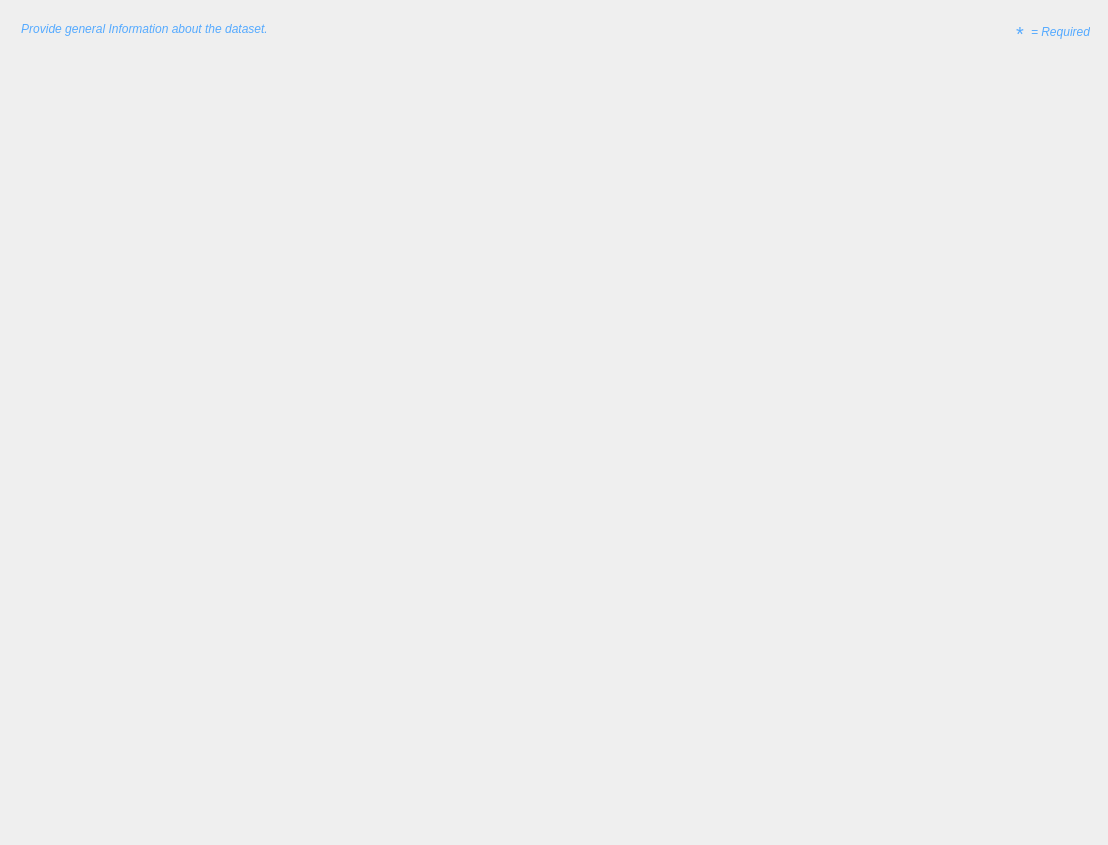
<?xml version="1.0" encoding="UTF-8"?>
<ui version="4.0">
 <class>fgdc_idinfo</class>
 <widget class="QWidget" name="fgdc_idinfo">
  <property name="geometry">
   <rect>
    <x>0</x>
    <y>0</y>
    <width>1108</width>
    <height>845</height>
   </rect>
  </property>
  <property name="windowTitle">
   <string>Form</string>
  </property>
  <layout class="QVBoxLayout" name="verticalLayout_9">
   <item>
    <widget class="QWidget" name="widget" native="true">
     <property name="sizePolicy">
      <sizepolicy hsizetype="Preferred" vsizetype="Fixed">
       <horstretch>0</horstretch>
       <verstretch>0</verstretch>
      </sizepolicy>
     </property>
     <property name="minimumSize">
      <size>
       <width>0</width>
       <height>25</height>
      </size>
     </property>
     <layout class="QHBoxLayout" name="horizontalLayout">
      <property name="leftMargin">
       <number>10</number>
      </property>
      <property name="topMargin">
       <number>2</number>
      </property>
      <property name="rightMargin">
       <number>2</number>
      </property>
      <property name="bottomMargin">
       <number>2</number>
      </property>
      <item>
       <widget class="QLabel" name="label_5">
        <property name="sizePolicy">
         <sizepolicy hsizetype="Fixed" vsizetype="Minimum">
          <horstretch>0</horstretch>
          <verstretch>0</verstretch>
         </sizepolicy>
        </property>
        <property name="minimumSize">
         <size>
          <width>15</width>
          <height>0</height>
         </size>
        </property>
        <property name="maximumSize">
         <size>
          <width>16777215</width>
          <height>20</height>
         </size>
        </property>
        <property name="font">
         <font>
          <family>Arial</family>
          <pointsize>9</pointsize>
          <weight>50</weight>
          <italic>false</italic>
          <bold>false</bold>
         </font>
        </property>
        <property name="toolTip">
         <string>Required</string>
        </property>
        <property name="text">
         <string>&lt;html&gt;&lt;head/&gt;&lt;body&gt;&lt;p&gt;&lt;span style=&quot; font-size:9pt; font-style:italic; color:#55aaff;&quot;&gt;Provide general Information about the dataset.&lt;/span&gt;&lt;/p&gt;&lt;/body&gt;&lt;/html&gt;</string>
        </property>
        <property name="textFormat">
         <enum>Qt::RichText</enum>
        </property>
        <property name="scaledContents">
         <bool>false</bool>
        </property>
        <property name="alignment">
         <set>Qt::AlignHCenter|Qt::AlignTop</set>
        </property>
        <property name="margin">
         <number>0</number>
        </property>
        <property name="indent">
         <number>0</number>
        </property>
       </widget>
      </item>
      <item>
       <spacer name="horizontalSpacer">
        <property name="orientation">
         <enum>Qt::Horizontal</enum>
        </property>
        <property name="sizeType">
         <enum>QSizePolicy::MinimumExpanding</enum>
        </property>
        <property name="sizeHint" stdset="0">
         <size>
          <width>321</width>
          <height>20</height>
         </size>
        </property>
       </spacer>
      </item>
      <item>
       <widget class="QWidget" name="widget" native="true">
        <property name="sizePolicy">
         <sizepolicy hsizetype="Fixed" vsizetype="Preferred">
          <horstretch>0</horstretch>
          <verstretch>0</verstretch>
         </sizepolicy>
        </property>
        <layout class="QHBoxLayout" name="horizontalLayout_3">
         <property name="spacing">
          <number>0</number>
         </property>
         <property name="leftMargin">
          <number>5</number>
         </property>
         <property name="rightMargin">
          <number>5</number>
         </property>
         <item>
          <widget class="QLabel" name="label_4">
           <property name="sizePolicy">
            <sizepolicy hsizetype="Fixed" vsizetype="Minimum">
             <horstretch>0</horstretch>
             <verstretch>0</verstretch>
            </sizepolicy>
           </property>
           <property name="minimumSize">
            <size>
             <width>15</width>
             <height>0</height>
            </size>
           </property>
           <property name="maximumSize">
            <size>
             <width>16777215</width>
             <height>20</height>
            </size>
           </property>
           <property name="font">
            <font>
             <family>Arial</family>
             <pointsize>9</pointsize>
             <weight>50</weight>
             <italic>false</italic>
             <bold>false</bold>
            </font>
           </property>
           <property name="toolTip">
            <string>Required</string>
           </property>
           <property name="text">
            <string>&lt;html&gt;&lt;head/&gt;&lt;body&gt;&lt;p&gt;&lt;span style=&quot; font-size:15pt; color:#55aaff;&quot;&gt;*&lt;/span&gt;&lt;/p&gt;&lt;/body&gt;&lt;/html&gt;</string>
           </property>
           <property name="textFormat">
            <enum>Qt::RichText</enum>
           </property>
           <property name="scaledContents">
            <bool>true</bool>
           </property>
           <property name="alignment">
            <set>Qt::AlignBottom|Qt::AlignLeading|Qt::AlignLeft</set>
           </property>
           <property name="margin">
            <number>0</number>
           </property>
           <property name="indent">
            <number>0</number>
           </property>
          </widget>
         </item>
         <item>
          <widget class="QLabel" name="label_3">
           <property name="sizePolicy">
            <sizepolicy hsizetype="Fixed" vsizetype="Minimum">
             <horstretch>0</horstretch>
             <verstretch>0</verstretch>
            </sizepolicy>
           </property>
           <property name="maximumSize">
            <size>
             <width>16777215</width>
             <height>20</height>
            </size>
           </property>
           <property name="font">
            <font>
             <family>Arial</family>
             <pointsize>9</pointsize>
             <weight>50</weight>
             <italic>false</italic>
             <bold>false</bold>
            </font>
           </property>
           <property name="toolTip">
            <string>Required</string>
           </property>
           <property name="text">
            <string>&lt;html&gt;&lt;head/&gt;&lt;body&gt;&lt;p&gt;&lt;span style=&quot; font-size:9pt; font-style:italic; color:#55aaff;&quot;&gt;= Required&lt;/span&gt;&lt;/p&gt;&lt;/body&gt;&lt;/html&gt;</string>
           </property>
           <property name="textFormat">
            <enum>Qt::RichText</enum>
           </property>
           <property name="scaledContents">
            <bool>false</bool>
           </property>
           <property name="alignment">
            <set>Qt::AlignLeading|Qt::AlignLeft|Qt::AlignVCenter</set>
           </property>
           <property name="margin">
            <number>0</number>
           </property>
           <property name="indent">
            <number>0</number>
           </property>
          </widget>
         </item>
        </layout>
       </widget>
      </item>
     </layout>
    </widget>
   </item>
   <item>
    <layout class="QVBoxLayout" name="verticalLayout">
     <property name="spacing">
      <number>3</number>
     </property>
     <item>
      <layout class="QHBoxLayout" name="horizontalLayout_2">
       <property name="spacing">
        <number>0</number>
       </property>
       <property name="leftMargin">
        <number>0</number>
       </property>
       <item>
        <widget class="QScrollArea" name="idinfo_scroll_area">
         <property name="sizePolicy">
          <sizepolicy hsizetype="Expanding" vsizetype="Preferred">
           <horstretch>0</horstretch>
           <verstretch>0</verstretch>
          </sizepolicy>
         </property>
         <property name="frameShape">
          <enum>QFrame::NoFrame</enum>
         </property>
         <property name="frameShadow">
          <enum>QFrame::Plain</enum>
         </property>
         <property name="widgetResizable">
          <bool>true</bool>
         </property>
         <widget class="QWidget" name="idinfo_main_widget">
          <property name="geometry">
           <rect>
            <x>0</x>
            <y>0</y>
            <width>1086</width>
            <height>792</height>
           </rect>
          </property>
          <layout class="QVBoxLayout" name="verticalLayout_3">
           <property name="spacing">
            <number>3</number>
           </property>
           <property name="leftMargin">
            <number>0</number>
           </property>
           <property name="topMargin">
            <number>0</number>
           </property>
           <property name="rightMargin">
            <number>0</number>
           </property>
           <property name="bottomMargin">
            <number>0</number>
           </property>
           <item>
            <layout class="QVBoxLayout" name="verticalLayout_2">
             <item>
              <widget class="QWidget" name="fgdc_citation" native="true">
               <property name="sizePolicy">
                <sizepolicy hsizetype="Preferred" vsizetype="Preferred">
                 <horstretch>0</horstretch>
                 <verstretch>0</verstretch>
                </sizepolicy>
               </property>
               <layout class="QVBoxLayout" name="verticalLayout_6">
                <property name="leftMargin">
                 <number>3</number>
                </property>
                <property name="topMargin">
                 <number>3</number>
                </property>
                <property name="rightMargin">
                 <number>3</number>
                </property>
                <property name="bottomMargin">
                 <number>3</number>
                </property>
                <item>
                 <spacer name="verticalSpacer_3">
                  <property name="orientation">
                   <enum>Qt::Vertical</enum>
                  </property>
                  <property name="sizeType">
                   <enum>QSizePolicy::Minimum</enum>
                  </property>
                  <property name="sizeHint" stdset="0">
                   <size>
                    <width>20</width>
                    <height>0</height>
                   </size>
                  </property>
                 </spacer>
                </item>
               </layout>
              </widget>
             </item>
             <item>
              <widget class="QWidget" name="two_column" native="true">
               <property name="sizePolicy">
                <sizepolicy hsizetype="Preferred" vsizetype="Expanding">
                 <horstretch>0</horstretch>
                 <verstretch>0</verstretch>
                </sizepolicy>
               </property>
               <layout class="QHBoxLayout" name="horizontalLayout_4">
                <property name="spacing">
                 <number>3</number>
                </property>
                <property name="leftMargin">
                 <number>0</number>
                </property>
                <property name="topMargin">
                 <number>0</number>
                </property>
                <property name="rightMargin">
                 <number>0</number>
                </property>
                <property name="bottomMargin">
                 <number>0</number>
                </property>
                <item>
                 <widget class="QWidget" name="two_column_left" native="true">
                  <property name="sizePolicy">
                   <sizepolicy hsizetype="Preferred" vsizetype="Expanding">
                    <horstretch>0</horstretch>
                    <verstretch>0</verstretch>
                   </sizepolicy>
                  </property>
                  <layout class="QVBoxLayout" name="verticalLayout_5">
                   <property name="leftMargin">
                    <number>0</number>
                   </property>
                   <property name="topMargin">
                    <number>3</number>
                   </property>
                   <property name="rightMargin">
                    <number>3</number>
                   </property>
                   <property name="bottomMargin">
                    <number>3</number>
                   </property>
                   <item>
                    <spacer name="verticalSpacer">
                     <property name="orientation">
                      <enum>Qt::Vertical</enum>
                     </property>
                     <property name="sizeType">
                      <enum>QSizePolicy::Expanding</enum>
                     </property>
                     <property name="sizeHint" stdset="0">
                      <size>
                       <width>20</width>
                       <height>0</height>
                      </size>
                     </property>
                    </spacer>
                   </item>
                  </layout>
                 </widget>
                </item>
                <item>
                 <widget class="QWidget" name="two_column_right" native="true">
                  <layout class="QVBoxLayout" name="verticalLayout_4">
                   <property name="leftMargin">
                    <number>3</number>
                   </property>
                   <property name="topMargin">
                    <number>3</number>
                   </property>
                   <property name="rightMargin">
                    <number>0</number>
                   </property>
                   <property name="bottomMargin">
                    <number>3</number>
                   </property>
                   <item>
                    <spacer name="verticalSpacer_2">
                     <property name="orientation">
                      <enum>Qt::Vertical</enum>
                     </property>
                     <property name="sizeType">
                      <enum>QSizePolicy::Expanding</enum>
                     </property>
                     <property name="sizeHint" stdset="0">
                      <size>
                       <width>20</width>
                       <height>0</height>
                      </size>
                     </property>
                    </spacer>
                   </item>
                  </layout>
                 </widget>
                </item>
               </layout>
              </widget>
             </item>
             <item>
              <widget class="QWidget" name="help_crossref" native="true">
               <property name="sizePolicy">
                <sizepolicy hsizetype="Preferred" vsizetype="Preferred">
                 <horstretch>0</horstretch>
                 <verstretch>0</verstretch>
                </sizepolicy>
               </property>
               <layout class="QVBoxLayout" name="verticalLayout_8">
                <property name="leftMargin">
                 <number>3</number>
                </property>
                <property name="topMargin">
                 <number>3</number>
                </property>
                <property name="rightMargin">
                 <number>3</number>
                </property>
                <property name="bottomMargin">
                 <number>3</number>
                </property>
                <item>
                 <spacer name="verticalSpacer_5">
                  <property name="orientation">
                   <enum>Qt::Vertical</enum>
                  </property>
                  <property name="sizeType">
                   <enum>QSizePolicy::Minimum</enum>
                  </property>
                  <property name="sizeHint" stdset="0">
                   <size>
                    <width>20</width>
                    <height>0</height>
                   </size>
                  </property>
                 </spacer>
                </item>
               </layout>
              </widget>
             </item>
            </layout>
           </item>
          </layout>
         </widget>
        </widget>
       </item>
      </layout>
     </item>
    </layout>
   </item>
  </layout>
 </widget>
 <resources/>
 <connections/>
</ui>
